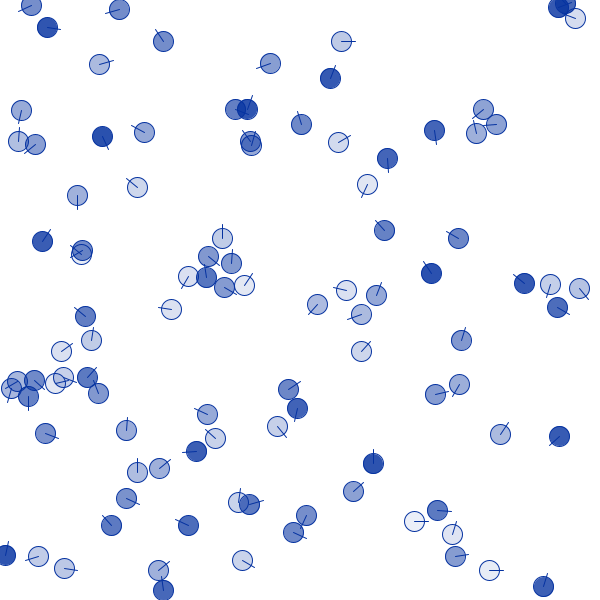
Frame 1 (no input)
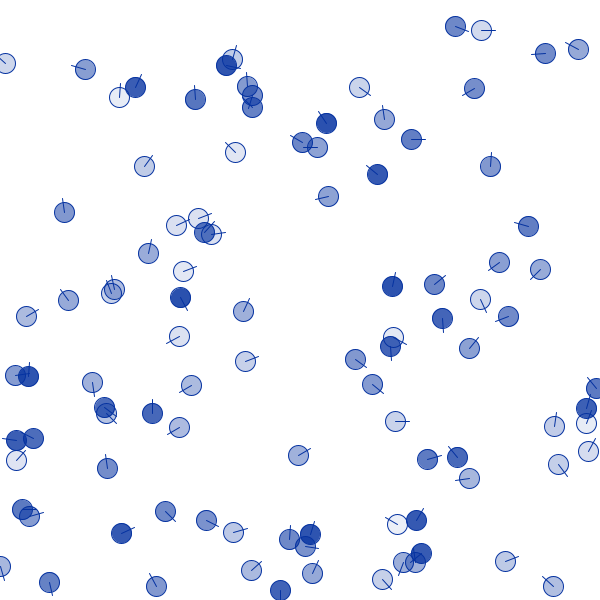
Frame 60 (the mouse pressed at the canvas centre just before this capture)
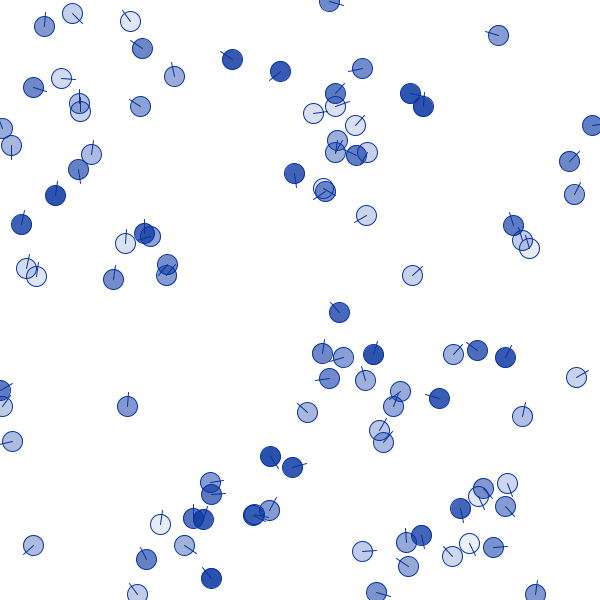
Frame 120 (the mouse held since frame 60 and released just before this capture)

The Processing sketch that drew these frames (run headless with seeded random() and noise(); from frame 60 on, the mouse is pressed at the canvas centre):

// Processing sketch: processing_13274
// ── processing_13274.pde

//Banc d'individus
//Written by Jonathan Chemla
//Please contact me for non privcate use :)

//Tableau general contenant l'ensemble des elements
int N_indiv;
ArrayList individu;

float Ray = 50;
float tet_max = PI/64;
boolean pause;

class Indiv //Classe individu, gerant la position, vitesse, ori, influence de chaque individu
{
  PVector pos;
  float vit;
  float ori;
  float p_ori;
  color rgb;
  float influ;
  ArrayList voisins;
  ArrayList amis;
  
  //Constructeurs
  Indiv (PVector pos_i, float ori_i, float influ_i)
  {
    pos = pos_i;
    vit = random(3.0, 3.2);
    ori = ori_i;
    p_ori = ori;
    influ = influ_i;
    rgb = color(5, 50, 160, influ * 200 + 20);
    voisins = new ArrayList();
    amis = new ArrayList();
  }
  Indiv ()
  {
    pos = new PVector((int)random(0, width), (int)random(0, height));
    vit = random(3.0, 3.2);
    ori = random(0, TWO_PI);
    p_ori = ori;
    influ = random(0, 1); //influ = influ/2;
    rgb = color(5, 50, 160, influ * 200 + 20);
    voisins = new ArrayList();
    amis = new ArrayList();
  }
  
  //Influence du groupe dans son voisinnage sur l'orientation de l'individu
  void modifie_ori()
  {
    voisins = new ArrayList();
    PVector resul_ori = new PVector(0, 0);
    float sum_influ = 0;
    
    for (int j = 0; j < N_indiv; j++)
    {
      Indiv indiv_i = (Indiv)individu.get(j);
      if ((sq(pos.x - indiv_i.pos.x) + sq(pos.y - indiv_i.pos.y) < sq(Ray)) && (pos.x != indiv_i.pos.x) && (pos.y != indiv_i.pos.y)) //Si voisin, alors
      {
        voisins.add(j);
        if (amis.size() == 0) {amis.add(j);} if (amis.size() > 0) {int k = 0; while(((Integer)amis.get(k) != j)&&(k < amis.size()-1)) {k++;} if ((k == amis.size()-1)&&((Integer)amis.get(k) != j)) {amis.add(j);}}
        sum_influ += indiv_i.influ;
        resul_ori.add(PVector.mult(new PVector(cos(indiv_i.p_ori), sin(indiv_i.p_ori)), indiv_i.influ)); //Resultante de chaque ori sous forme vectorielle, fonction aussi de l'influence de chacun
      }
    }
    if (sum_influ != 0) {resul_ori.mult(1/sum_influ);} //Ponderation (barycentre), div masse totale pour homogeneite
    resul_ori = PVector.add(PVector.mult(resul_ori, (0.05*1/(influ) - 0.03)/4), new PVector(cos(p_ori), sin(p_ori))); //Gestion influence du groupe/volonte propre de l'individu
    ori = atan2(resul_ori.y, resul_ori.x); //Deduction de l'ori sous forme angulaire
    if (ori - p_ori > tet_max)  {ori += tet_max;}
    if (ori - p_ori < -tet_max) {ori -= -tet_max;}
  }
  
  void actu() //Actualisation des coordonées
  {
    pos = new PVector(pos.x + vit*cos(ori), pos.y + vit*sin(ori));
    p_ori = ori;
    
    if (pos.x < 0) {pos.x = width;}
    if (pos.y < 0) {pos.y = height;}
    if (pos.x > width) {pos.x = 0;}
    if (pos.y > height) {pos.y = 0;}
  }
  
  void aff() //Affichage de l'individu
  {
    stroke(5, 50, 160);
    fill(rgb);
    ellipse(pos.x, pos.y, 10, 10);
    line(pos.x, pos.y, pos.x + 14*cos(ori), pos.y + 14*sin(ori));
    
    /*translate(+pos.x, +pos.y);
    rotate(ori);
    beginShape();
    int tay = 25;
    vertex(tay, 0); vertex(0, -tay/3); vertex(0, +tay/3);
    endShape(CLOSE);
    rotate(-ori);
    translate(-pos.x, -pos.y);*/
  }
}

void modif_ori()
{
  for (int i = 0; i < N_indiv; i++)
    {((Indiv)individu.get(i)).p_ori = ((Indiv)individu.get(i)).ori;}
}


void setup()
{
  size(600, 600);
  smooth();
  ellipseMode(RADIUS);
  stroke(0);
  
  N_indiv = 100;
  individu = new ArrayList();
  for (int i = 0; i < N_indiv; i++)
    {individu.add(new Indiv());}
  pause = false;
}

void draw()
{
  if (!pause) //Affichage et evolution du banc d'individus.
  {
    background(255);
    for (int i = 0; i < N_indiv; i++)
    {
      ((Indiv)individu.get(i)).modifie_ori();
      ((Indiv)individu.get(i)).actu();
      ((Indiv)individu.get(i)).aff();
    }
    modif_ori();
  }
  else //Pour connaitre les relations entre individus, voisins, selection...
  {
    background(255);
    for (int i = 0; i < N_indiv; i++) {((Indiv)individu.get(i)).rgb = color(5, 50, 160, ((Indiv)individu.get(i)).influ * 200 + 20);}
    for (int i = 0; i < N_indiv; i++)
    {
      Indiv indiv_i = ((Indiv)individu.get(i));
      if(sq(indiv_i.pos.x - mouseX) + sq(indiv_i.pos.y - mouseY) < sq(10))
      {
        indiv_i.rgb = color(8, 160, 40, indiv_i.influ * 200 + 20);
        for (int j = 0; j < indiv_i.amis.size(); j++)
        {
          if (indiv_i.amis.size() != 0)
          {((Indiv)individu.get((Integer)indiv_i.amis.get(j))).rgb = color(230, 230, 40, ((Indiv)individu.get((Integer)indiv_i.amis.get(j))).influ * 200 + 20);}
          //println(indiv_i.amis);
        }
        for (int j = 0; j < indiv_i.voisins.size(); j++)
          {((Indiv)individu.get((Integer)indiv_i.voisins.get(j))).rgb = color(160, 8, 10, ((Indiv)individu.get((Integer)indiv_i.voisins.get(j))).influ * 200 + 20);}
      }
    }
    for (int i = 0; i < N_indiv; i++) {((Indiv)individu.get(i)).aff();}
  }
}

void mousePressed()
{
  if (mouseButton == RIGHT) {individu = new ArrayList();
                             for (int i = 0; i < N_indiv; i++)
                               {individu.add(new Indiv());}}
  if (mouseButton == LEFT)  {N_indiv ++; individu.add(new Indiv());}
}
void keyPressed()
{
  if (key == 'p') {pause = !pause;}
}               
